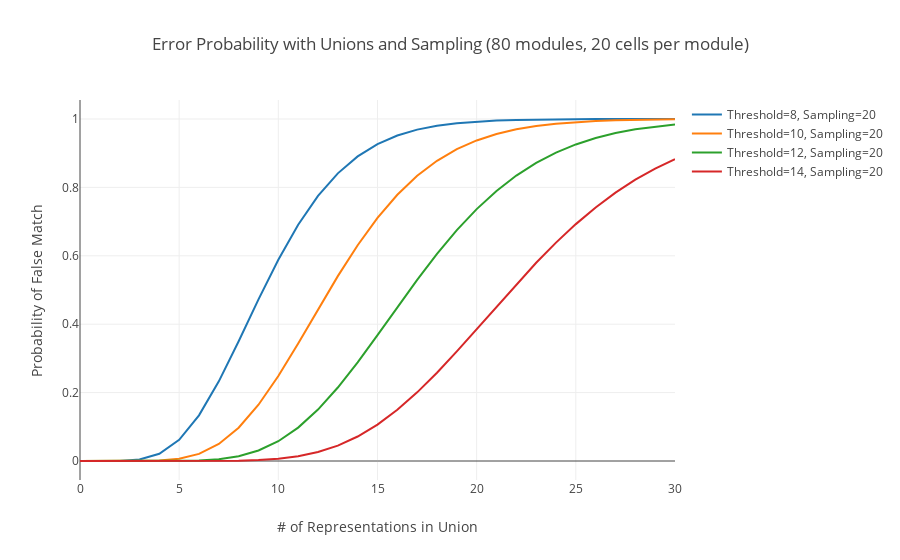

Notebook cell for this chart:
### Code cell
x = range(31)
subsamplingPlots = [
    Scatter(x=x, y=[float(probSubsampling.subs(n, 20).subs(theta, threshold).subs(m, 80).subs(U, i).subs(s, sampling).evalf()) for i in x], name="Threshold={}, Sampling={}".format(threshold, sampling))
    for sampling, threshold in ((20, 8), (20, 10), (20, 12), (20, 14))]

layout = Layout(
    title= 'Error Probability with Unions and Sampling (80 modules, 20 cells per module)',
    xaxis= dict(
        title= '# of Representations in Union',
    ),
    yaxis=dict(
        title= 'Probability of False Match',
    ),
)
fig = Figure(data=subsamplingPlots, layout=layout)

iplot(fig)

### Figure 1 — Plotly figure (JSON) as saved in the notebook; plotly's stock layout.template omitted (floating-point values rounded to 4 significant figures)
{"data": [{"name": "Threshold=8, Sampling=20", "type": "scatter", "x": [0, 1, 2, 3, 4, 5, 6, 7, 8, 9, 10, 11, 12, 13, 14, 15, 16, 17, 18, 19, 20, 21, 22, 23, 24, 25, 26, 27, 28, 29, 30], "y": [0, 2.857e-06, 0.0003493, 0.00432, 0.02105, 0.06199, 0.1335, 0.2328, 0.3501, 0.4725, 0.5886, 0.6907, 0.775, 0.841, 0.8907, 0.9266, 0.9517, 0.9689, 0.9803, 0.9877, 0.9924, 0.9954, 0.9972, 0.9984, 0.999, 0.9994, 0.9997, 0.9998, 0.9999, 0.9999, 1.0]}, {"name": "Threshold=10, Sampling=20", "type": "scatter", "x": [0, 1, 2, 3, 4, 5, 6, 7, 8, 9, 10, 11, 12, 13, 14, 15, 16, 17, 18, 19, 20, 21, 22, 23, 24, 25, 26, 27, 28, 29, 30], "y": [0, 1.134e-08, 5.691e-06, 0.0001619, 0.001429, 0.006668, 0.02086, 0.04969, 0.09728, 0.1645, 0.2484, 0.3435, 0.443, 0.5406, 0.6309, 0.7108, 0.7785, 0.8339, 0.8778, 0.9118, 0.9373, 0.9561, 0.9697, 0.9794, 0.9861, 0.9907, 0.9939, 0.996, 0.9974, 0.9983, 0.9989]}, {"name": "Threshold=12, Sampling=20", "type": "scatter", "x": [0, 1, 2, 3, 4, 5, 6, 7, 8, 9, 10, 11, 12, 13, 14, 15, 16, 17, 18, 19, 20, 21, 22, 23, 24, 25, 26, 27, 28, 29, 30], "y": [0, 2.108e-11, 4.379e-08, 2.897e-06, 4.688e-05, 0.0003517, 0.001627, 0.0054, 0.01409, 0.03066, 0.05788, 0.09765, 0.1504, 0.2148, 0.2885, 0.368, 0.4496, 0.5298, 0.6056, 0.6749, 0.7365, 0.7897, 0.8346, 0.8717, 0.9017, 0.9256, 0.9443, 0.9587, 0.9697, 0.978, 0.9841]}, {"name": "Threshold=14, Sampling=20", "type": "scatter", "x": [0, 1, 2, 3, 4, 5, 6, 7, 8, 9, 10, 11, 12, 13, 14, 15, 16, 17, 18, 19, 20, 21, 22, 23, 24, 25, 26, 27, 28, 29, 30], "y": [0, 1.776e-14, 1.535e-10, 2.375e-08, 7.095e-07, 8.629e-06, 5.955e-05, 0.0002785, 0.0009807, 0.002785, 0.006684, 0.01401, 0.02631, 0.04509, 0.07155, 0.1064, 0.1496, 0.2007, 0.2582, 0.3205, 0.3857, 0.4519, 0.5171, 0.5797, 0.6385, 0.6926, 0.7414, 0.7847, 0.8225, 0.855, 0.8825]}], "layout": {"title": "Error Probability with Unions and Sampling (80 modules, 20 cells per module)", "xaxis": {"title": "# of Representations in Union"}, "yaxis": {"title": "Probability of False Match"}}}
